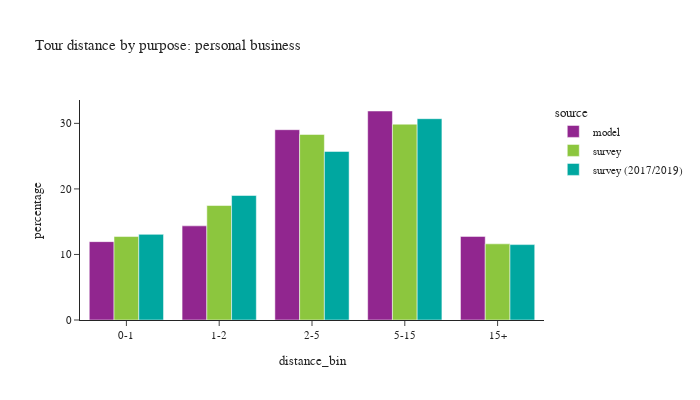

Here is the notebook cell this chart was saved with:
### Code cell
plot_bins(tour, tour['pdpurp'] == 4, 'personal business')

### Figure 1 — Plotly figure (JSON) as saved in the notebook; plotly's stock layout.template omitted (floating-point values rounded to 4 significant figures)
{"data": [{"alignmentgroup": "True", "customdata": [[92214], [110788], [223975], [245965], [98415]], "hovertemplate": "source=model<br>distance_bin=%{x}<br>percentage=%{y}<br>sample count=%{customdata[0]}<extra></extra>", "legendgroup": "model", "marker": {"color": "#91268F", "pattern": {"shape": ""}}, "name": "model", "offsetgroup": "model", "orientation": "v", "showlegend": true, "textposition": "auto", "type": "bar", "x": ["0-1", "1-2", "2-5", "5-15", "15+"], "xaxis": "x", "y": [11.95, 14.36, 29.04, 31.89, 12.76], "yaxis": "y"}, {"alignmentgroup": "True", "customdata": [[147], [136], [219], [196], [55]], "hovertemplate": "source=survey<br>distance_bin=%{x}<br>percentage=%{y}<br>sample count=%{customdata[0]}<extra></extra>", "legendgroup": "survey", "marker": {"color": "#8CC63E", "pattern": {"shape": ""}}, "name": "survey", "offsetgroup": "survey", "orientation": "v", "showlegend": true, "textposition": "auto", "type": "bar", "x": ["0-1", "1-2", "2-5", "5-15", "15+"], "xaxis": "x", "y": [12.73, 17.47, 28.3, 29.88, 11.62], "yaxis": "y"}, {"alignmentgroup": "True", "customdata": [[647], [538], [676], [679], [208]], "hovertemplate": "source=survey (2017/2019)<br>distance_bin=%{x}<br>percentage=%{y}<br>sample count=%{customdata[0]}<extra></extra>", "legendgroup": "survey (2017/2019)", "marker": {"color": "#00A7A0", "pattern": {"shape": ""}}, "name": "survey (2017/2019)", "offsetgroup": "survey (2017/2019)", "orientation": "v", "showlegend": true, "textposition": "auto", "type": "bar", "x": ["0-1", "1-2", "2-5", "5-15", "15+"], "xaxis": "x", "y": [13.06, 19.0, 25.72, 30.71, 11.5], "yaxis": "y"}], "layout": {"barmode": "group", "font": {"size": 11}, "height": 400, "legend": {"title": {"text": "source"}, "tracegroupgap": 0}, "title": {"text": "Tour distance by purpose: personal business"}, "width": 700, "xaxis": {"anchor": "y", "domain": [0.0, 1.0], "title": {"text": "distance_bin"}}, "yaxis": {"anchor": "x", "domain": [0.0, 1.0], "title": {"text": "percentage"}}}}
